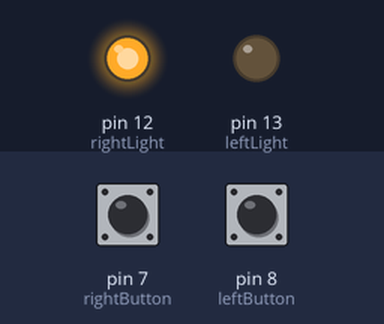
Bench run of a sketch on a simulated Arduino Uno, built with avr-gcc and run on an emulated ATmega328P. Shown: output pins drawn as LEDs (lit = HIGH). Inputs (shaded band) come from the test bench; at power-on: pin 8 (leftButton) LOW, pin 7 (rightButton) LOW.

Above: at 1.2 s.
1.3 s: pin 8 (leftButton) pulled HIGH for 0.15 s
At 1.8 s:
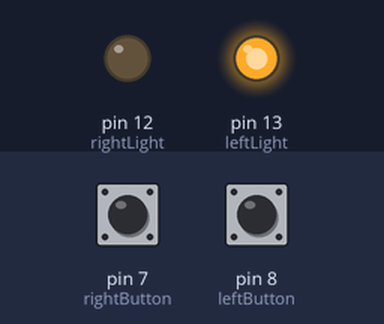
2.9 s: pin 7 (rightButton) pulled HIGH for 0.15 s
At 4.1 s:
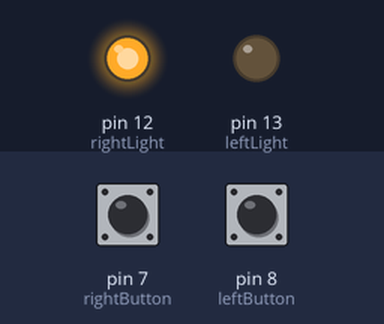
4.5 s: pin 8 (leftButton) pulled HIGH for 1 s
At 5.4 s:
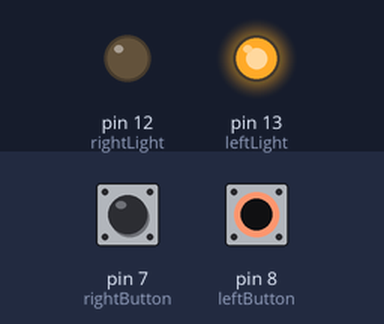
Timing chart, 0 to 7.5 s (numbered marks = the images above; inputs shaded):
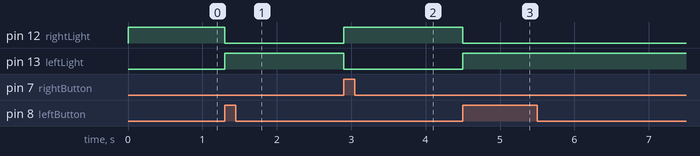

Measured:
- after the input at 1.3 s, pin 12 (rightLight): HIGH → LOW at once; pin 13 (leftLight): LOW → HIGH at once
- after the input at 2.9 s, pin 12 (rightLight): LOW → HIGH at once; pin 13 (leftLight): HIGH → LOW at once
- after the input at 4.5 s, pin 12 (rightLight): HIGH → LOW at once; pin 13 (leftLight): LOW → HIGH at once

The sketch:

TwoButtons.ino
```cpp
/*
 * TwoButtons
 *
 * Has two buttons, each of which controls a different LED
 *
 * The circuit:
 * Buttons connected as INPUT to pin 7 and 8
 * LEDs connected as OUTPUT to pin 12 and 13
 *
 * Created 28 November 2021
 * By Vivian Dai
 *
 * https://github.com/vivian-dai/Computer-Engineering-Club-Code/blob/main/04-Input/TwoButtons.ino
 *
 */

#define rightButton 7
#define leftButton 8
#define rightLight 12
#define leftLight 13


bool leftButtonPressed = false; // Assume that left button not being pressed means right button is pressed

void setup() {
  // put your setup code here, to run once:
  pinMode(leftButton, INPUT);
  pinMode(rightButton, INPUT);
  pinMode(leftLight, OUTPUT);
  pinMode(rightLight, OUTPUT);
}

void loop() {
  // put your main code here, to run repeatedly:
  if (digitalRead(leftButton)) {
    leftButtonPressed = true;
  } else if (digitalRead(rightButton)) {
    leftButtonPressed = false;
  }

  if (leftButtonPressed) {
    digitalWrite(leftLight, HIGH);
    digitalWrite(rightLight, LOW);
  } else {
	digitalWrite(leftLight, LOW);
    digitalWrite(rightLight, HIGH);
  }
}
```
